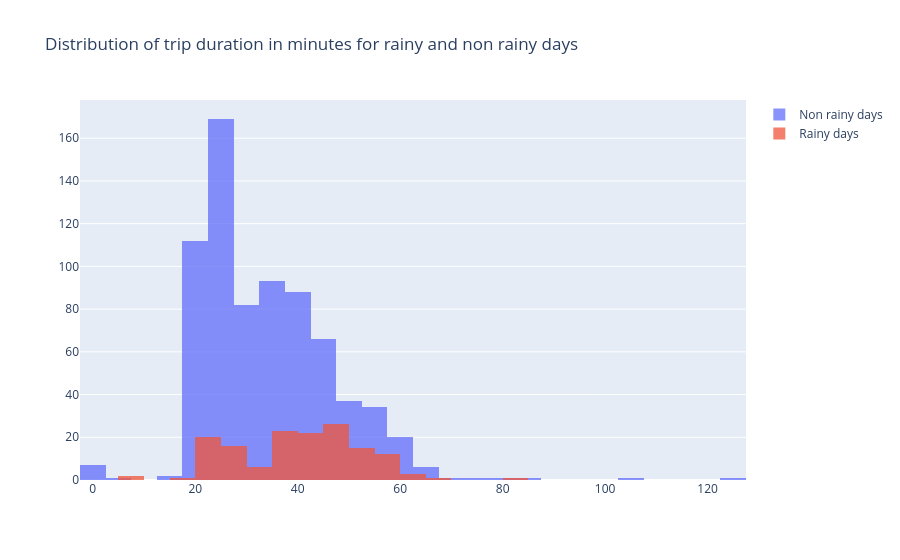

This figure's notebook cell:
### Code cell
fig = go.Figure()
fig.add_trace(go.Histogram(x=good_weather['duration_minutes'], nbinsx=26, name='Non rainy days'))
fig.add_trace(go.Histogram(x=bad_weather['duration_minutes'], nbinsx=26, name='Rainy days'))
fig.update_layout(title='Distribution of trip duration in minutes for rainy and non rainy days')
fig.update_layout(barmode='overlay')
fig.update_traces(opacity=0.75)
fig.show()

### Figure 1 — Plotly figure (JSON) as saved in the notebook; plotly's stock layout.template omitted (floating-point values rounded to 4 significant figures; data arrays with more than 128 entries replaced by an {"elided": "..."} marker saying what was removed)
{"data": [{"name": "Non rainy days", "nbinsx": 26, "opacity": 0.75, "type": "histogram", "x": {"elided": "723 float values"}}, {"name": "Rainy days", "nbinsx": 26, "opacity": 0.75, "type": "histogram", "x": {"elided": "148 float values"}}], "layout": {"barmode": "overlay", "title": {"text": "Distribution of trip duration in minutes for rainy and non rainy days"}}}
